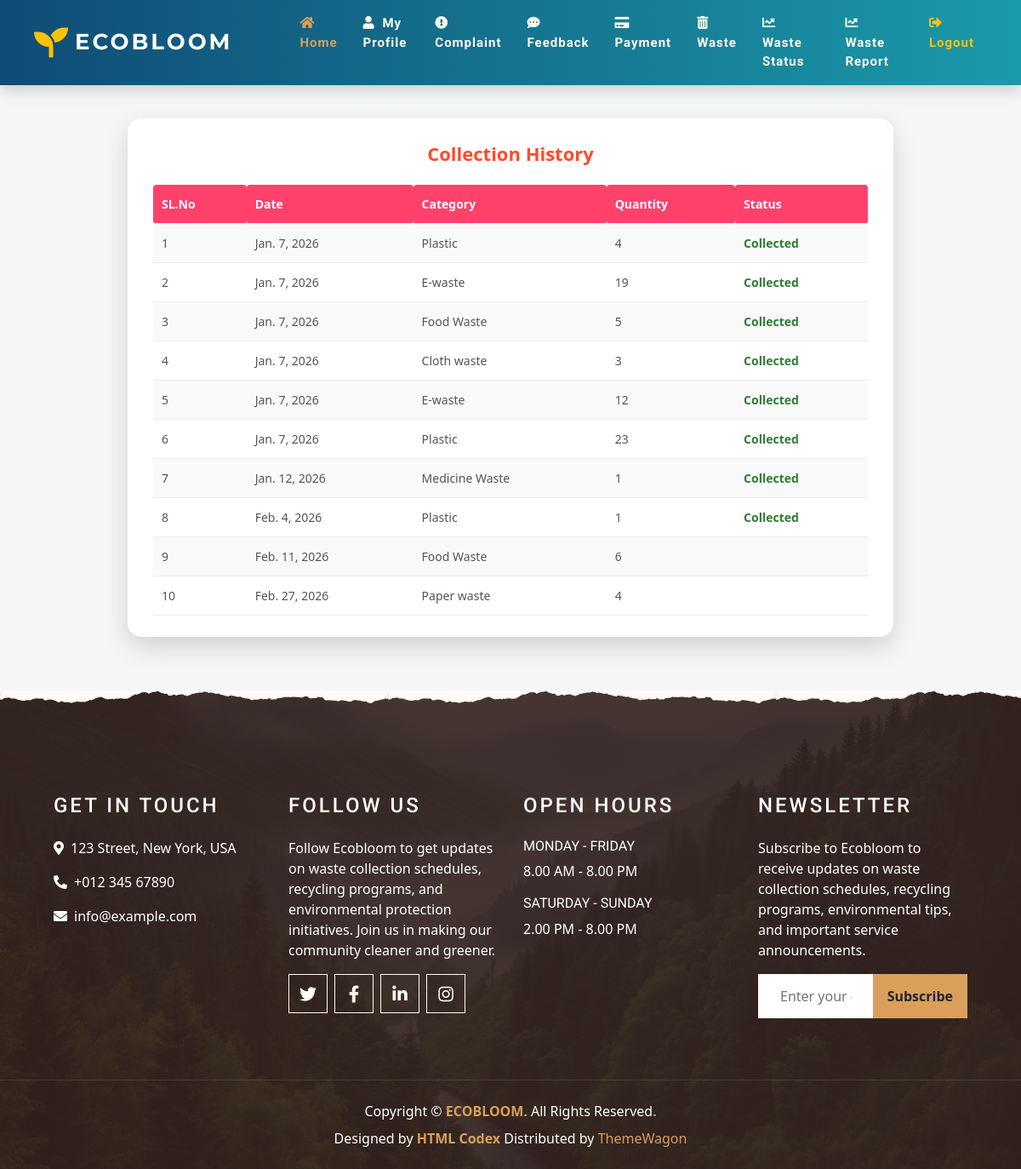
/User/ViewWasteStatus/ (signed in), run on the app's committed database.
### User/models.py (models this page shows)
class tbl_waste(models.Model):
    waste_date=models.DateField(auto_now_add=True)
    waste_qty=models.IntegerField(default=0)
    wastecategory_id=models.ForeignKey(tbl_wastecategory, on_delete=models.CASCADE)
    waste_status=models.IntegerField(default=0)
    user_id=models.ForeignKey(tbl_user,on_delete=models.CASCADE)

### Admin/models.py (models this page shows)
class tbl_wastecategory(models.Model):
    wastecategory_name=models.CharField(max_length=50)

### User/views.py (the view)
# urls.py: path('ViewWasteStatus/',views.ViewWasteStatus,name="ViewWasteStatus"),
def ViewWasteStatus(request):
    uid = request.session["uid"]
    waste = tbl_waste.objects.filter(user_id=uid)
    return render(request,"User/ViewWasteStatus.html",{'waste':waste})

### User/Templates/User/ViewWasteStatus.html (shortened to what this page needs)
{% extends 'User/Head.html' %}
{% block content %}
<div class="history-container">
    <div class="history-card">
        <div class="history-title">Collection History</div>
        <form action="" method="post">
            <table>
                <tr>
                    <th>SL.No</th>
                    <th>Date</th>
                    <th>Category</th>
                    <th>Quantity</th>
                    <th>Status</th>
                </tr>
                {% for i in waste %}
                <tr>
                    <td>{{ forloop.counter }}</td>
                    <td>{{ i.waste_date }}</td>
                    <td>{{ i.wastecategory_id.wastecategory_name }}</td>
                    <td>{{ i.waste_qty }}</td>
                    <td class="{% if i.waste_status == 1 %}status-collected{% endif %}">
                        {% if i.waste_status == 1 %}Collected{% endif %}
                    </td>
                </tr>
                {% endfor %}
            </table>
        </form>
    </div>
</div>
{% endblock content %}

### User/Templates/User/ViewWasteStatus.html (style rules this page uses)
body { background: #f4f6f8; font-family: "Segoe UI", Tahoma, sans-serif; }
.history-container { display: flex; justify-content: center; align-items: center; flex-direction: column; min-height: 80vh; animation: fadeIn 0.8s ease; }
.history-card { width: 95%; max-width: 900px; background: #ffffff; border-radius: 16px; box-shadow: 0 12px 30px rgba(0,0,0,0.15); padding: 25px 30px; overflow-x: auto; }
.history-title { text-align: center; font-size: 22px; font-weight: bold; color: #ff4b2b; margin-bottom: 20px; }
table { width: 100%; border-collapse: collapse; min-width: 600px; }
table th, table td { padding: 12px 10px; text-align: left; border-bottom: 1px solid #eee; font-size: 14px; }
table th { background-color: #ff416c; color: #fff; border-radius: 4px; }
table tr:nth-child(even) { background: #f9f9f9; }
.status-collected { color: #2e7d32; font-weight: bold; }

### data on the page
tbl_waste: waste_date "Jan. 7, 2026", wastecategory_id.wastecategory_name "Plastic", waste_qty "4", waste_status "Collected"
tbl_waste: waste_date "Jan. 7, 2026", wastecategory_id.wastecategory_name "E-waste", waste_qty "19", waste_status "Collected"
tbl_waste: waste_date "Jan. 7, 2026", wastecategory_id.wastecategory_name "Food Waste", waste_qty "5", waste_status "Collected"
tbl_waste: waste_date "Jan. 7, 2026", wastecategory_id.wastecategory_name "Cloth waste", waste_qty "3", waste_status "Collected"
tbl_waste: waste_date "Jan. 7, 2026", wastecategory_id.wastecategory_name "E-waste", waste_qty "12", waste_status "Collected"
tbl_waste: waste_date "Jan. 7, 2026", wastecategory_id.wastecategory_name "Plastic", waste_qty "23", waste_status "Collected"
tbl_waste: waste_date "Jan. 12, 2026", wastecategory_id.wastecategory_name "Medicine Waste", waste_qty "1", waste_status "Collected"
tbl_waste: waste_date "Feb. 4, 2026", wastecategory_id.wastecategory_name "Plastic", waste_qty "1", waste_status "Collected"
tbl_waste: waste_date "Feb. 11, 2026", wastecategory_id.wastecategory_name "Food Waste", waste_qty "6", waste_status 0 (drawn)
tbl_waste: waste_date "Feb. 27, 2026", wastecategory_id.wastecategory_name "Paper waste", waste_qty "4", waste_status 0 (drawn)
